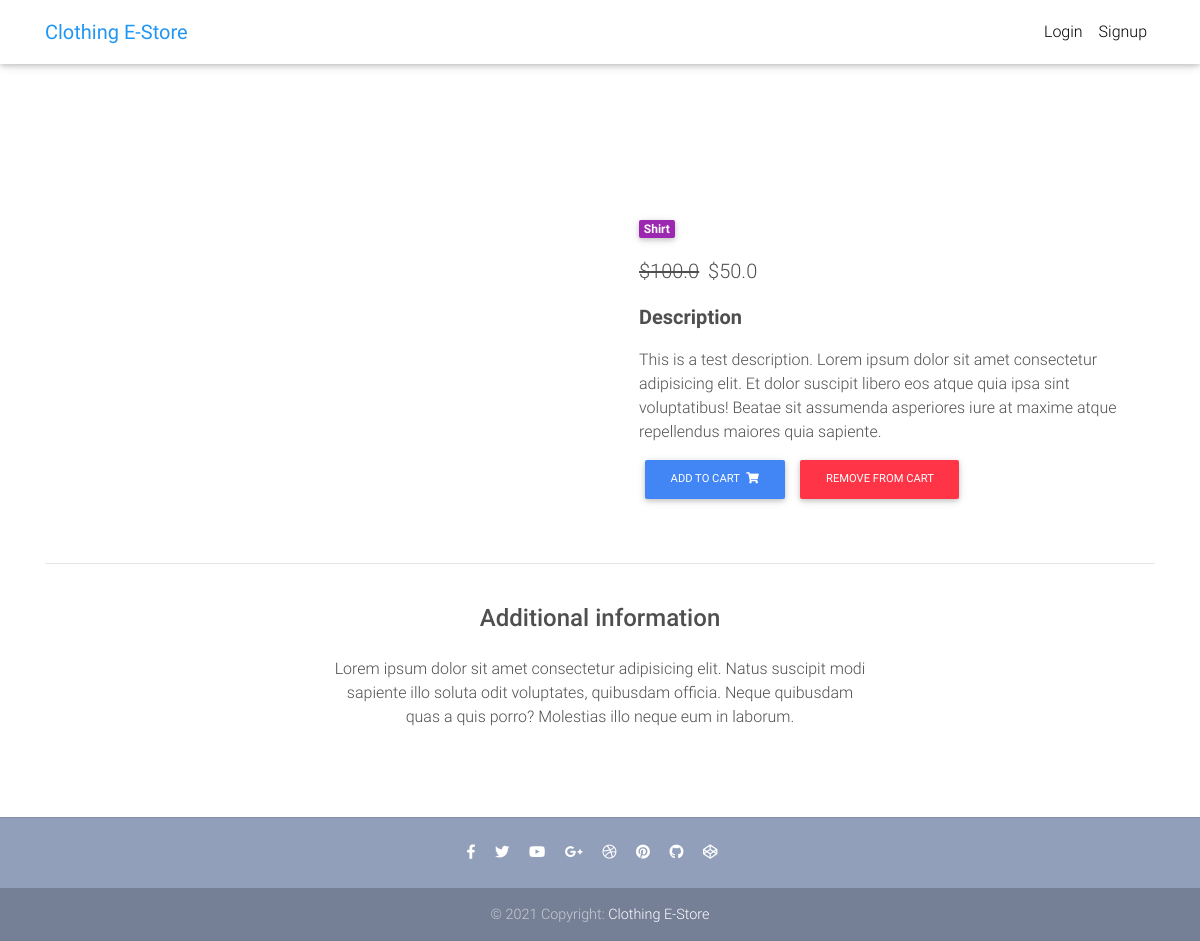
The app's page /product/test-product-1/ with its own data.
### core/models.py (models this page shows, shortened)
class Item(models.Model):
    title = models.CharField(max_length=100)
    price = models.FloatField()
    discount_price = models.FloatField(blank=True, null=True)
    category = models.CharField(
        choices=CATEGORY_CHOICES, max_length=2, default='S')
    label = models.CharField(choices=LABEL_CHOICES, max_length=1, default='P')
    slug = models.SlugField(default="test-product")
    description = models.TextField(
        default="This is a test description. Lorem ipsum dolor sit amet \
        consectetur adipisicing elit. Et dolor suscipit libero eos atque \
        quia ipsa sint voluptatibus! Beatae sit assumenda asperiores iure at \
        maxime atque repellendus maiores quia sapiente.")
    def get_add_to_cart_url(self):
        return reverse("core:add-to-cart", kwargs={
            "slug": self.slug
        })
    def get_remove_from_cart_url(self):
        return reverse("core:remove-from-cart", kwargs={
            "slug": self.slug
        })

### core/views.py (the view)
# urls.py: path('product/<slug>/', ItemDetailView.as_view(), name='product'),
class ItemDetailView(DetailView):
    model = Item
    template_name = "product.html"

### templates/product.html (shortened to what this page needs)
{% extends "base.html" %}
{% block content %}
  <main class="mt-5 pt-4">
    <div class="container dark-grey-text mt-5">
      <div class="row wow fadeIn">
        <div class="col-md-6 mb-4">
        </div>
        <div class="col-md-6 mb-4">
          <div class="p-4">
            <div class="mb-3">
              <a href="">
                <span class="badge purple mr-1">{{ object.get_category_display }}</span>
              </a>
            </div>
            <p class="lead">
              {% if object.discount_price %}
                <span class="mr-1">
                  <del>${{ object.price }}</del>
                </span>
                <span>${{ object.discount_price }}</span>
              {% else %}
                <span>${{ object.price }}</span>
              {% endif %}
            </p>
            <p class="lead font-weight-bold">Description</p>
            <p>{{ object.description }}</p>
            <a href="{{ object.get_add_to_cart_url }}" class="btn btn-primary btn-md my-0 p">
              Add to cart
              <i class="fas fa-shopping-cart ml-1"></i>
            </a>
            <a href="{{ object.get_remove_from_cart_url }}" class="btn btn-danger btn-md my-0 p">
              Remove from cart
            </a>
          </div>
        </div>
      </div>
      <hr>
      <div class="row d-flex justify-content-center wow fadeIn">
        <div class="col-md-6 text-center">
          <h4 class="my-4 h4">Additional information</h4>
          <p>Lorem ipsum dolor sit amet consectetur adipisicing elit. Natus suscipit modi sapiente illo soluta odit
            voluptates,
            quibusdam officia. Neque quibusdam quas a quis porro? Molestias illo neque eum in laborum.</p>
        </div>
      </div>
      <div class="row wow fadeIn">
        <div class="col-lg-4 col-md-12 mb-4">
        </div>
        <div class="col-lg-4 col-md-6 mb-4">
        </div>
        <div class="col-lg-4 col-md-6 mb-4">
        </div>
      </div>
    </div>
  </main>
{% endblock %}

### templates/base.html (style rules this page uses)
html, body, header, .carousel { height: 60vh; }

### records on screen
Item: category "Shirt", price "100.0", discount_price "50.0", description "This is a test description. Lorem ipsum dolor sit amet consectetur adipisicing elit. Et dolor suscipit libero eos atque quia ipsa sint voluptatibus! Beatae sit assumenda asperiores iure at maxime atque repellendus maiores quia sapiente."
